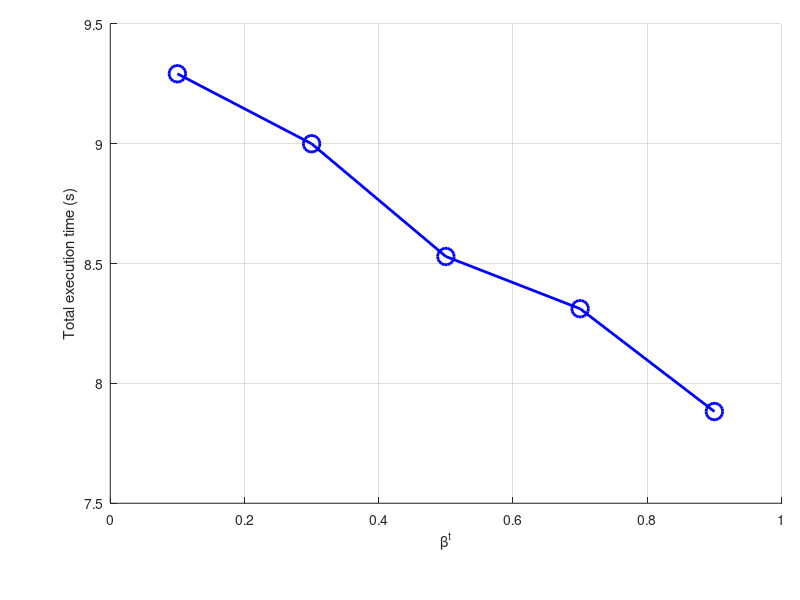

The MATLAB script that drew this image: (Note: this script raises an error after producing the figure.)
% figure 
% plot3(Beta_t,Beta_t,ti_MECNOMA21_1, '--o')
% grid on
% xlabel('\beta^t')
% ylabel('\beta^e')
% zlabel('Total execution time (s)')
% 
% figure
% plot3(Beta_t,Beta_t,en_MECNOMA21_1, '--o')
% grid on
% xlabel('\beta^t')
% ylabel('\beta^e')
% zlabel('Total execution energy (J)')

% Create figure
figure('OuterPosition',[61 318 835 482]);
Beta_t = 0.1:0.2:0.9;

% Create axes
axes1 = axes('Position',...
    [0.137823198749905 0.161282164014256 0.839047615692728 0.79898771403988]);
hold(axes1,'on');

en_MEC_  = [10.7159515053406 11.4226930471175 12.6641901394440 15.7061001310923 17.6533199498882];
ti_MEC_  = [9.29176126942536 8.99981425795769 8.52936940580397 8.31145275090218 7.88263788596829];

plot(Beta_t,ti_MEC_, '-o', 'LineWidth', 2.0, 'MarkerSize', 12, 'Color', [0.00,0.00,1.00] )
grid on
xlabel('\beta^t')
ylabel('Total execution time (s)')
yyaxis right
plot(Beta_t,en_MEC_, '-*', 'LineWidth',2.0, 'MarkerSize', 12, 'Color', [0.00,1.00,0.00] )
ylabel('Total execution energy (J)')
legend("time", "energy")

box(axes1,'on');
grid(axes1,'on');
hold(axes1,'off');
set(axes1,'FontSize',17.5,'PlotBoxAspectRatio',[5 2 1]);